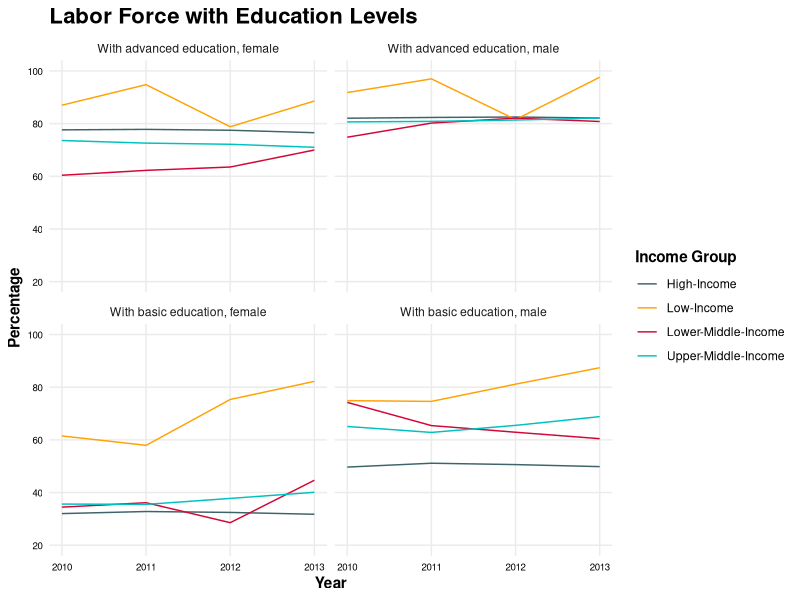
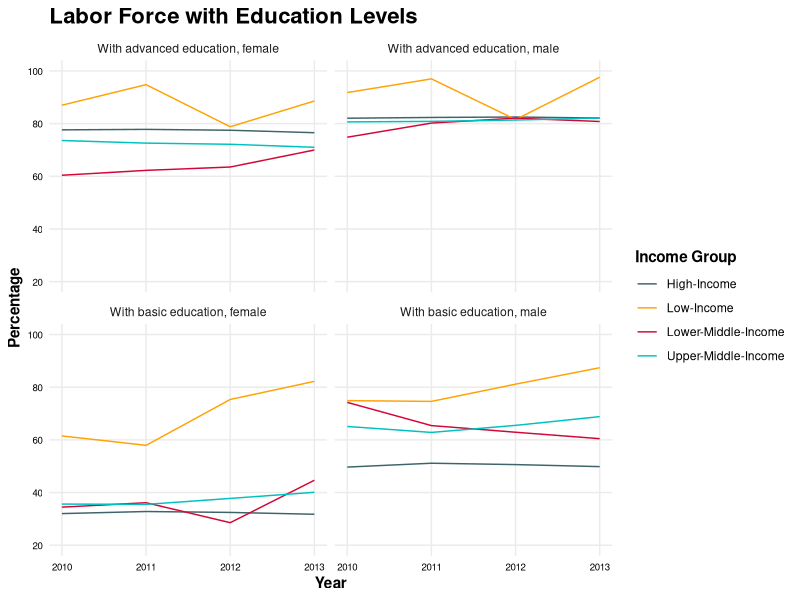
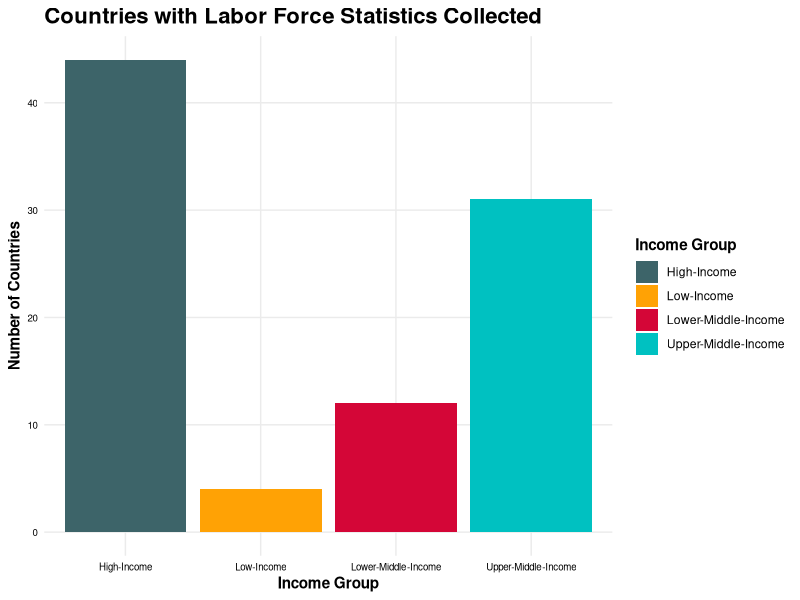

The R source for these figures, in order:
## ---- chunk 1
library(ggplot2)
library(dplyr)
library(tidyr)
## ---- chunk 2
read <- read.csv('../../cleaned_data/labor_force_all.csv')
read <- select(read, -Country.Code, -Indicator.Code)
read$Indicator.Name[read$Indicator.Name == "Labor force with advanced education, female (% of female labor force)"] <- "With advanced education, female"
read$Indicator.Name[read$Indicator.Name == "Labor force with advanced education, male (% of male labor force)"] <- "With advanced education, male"
read$Indicator.Name[read$Indicator.Name == "Labor force with basic education, female (% of female labor force)"] <- "With basic education, female"
read$Indicator.Name[read$Indicator.Name == "Labor force with basic education, male (% of male labor force)"] <- "With basic education, male"
unique_values1 <- unique(read$Indicator.Name)
print(unique_values1)
## ---- chunk 3
# Unpivot the data
read <- pivot_longer(read, cols = -c(1:2), names_to = "Year", values_to = "Value")
read <- na.omit(read)
read$Year <- gsub("X", "", read$Year)
read$Year <- as.numeric(read$Year)
## ---- chunk 4
# Define income groups
low_income <- c(
    "Afghanistan", "Korea, Dem. People's Rep", "South Sudan", "Burkina Faso", "Liberia",
    "Sudan", "Burundi", "Madagascar", "Syrian Arab Republic", "Central African Republic",
    "Malawi", "Togo", "Chad", "Mali", "Uganda", "Congo, Dem. Rep", "Mozambique",
    "Yemen, Rep.", "Eritrea", "Niger", "Ethiopia", "Rwanda", "Gambia, The", "Sierra Leone",
    "Guinea-Bissau", "Somalia"
)

lower_middle_income <- c(
    "Angola", "Jordan", "Philippines", "Algeria", "India", "Samoa", "Bangladesh",
    "Iran, Islamic Rep", "São Tomé and Principe", "Benin", "Kenya", "Senegal", "Bhutan",
    "Kiribati", "Solomon Islands", "Bolivia", "Kyrgyz Republic", "Sri Lanka", "Cabo Verde",
    "Lao PDR", "Tanzania", "Cambodia", "Lebanon", "Tajikistan", "Cameroon", "Lesotho",
    "Timor-Leste", "Comoros", "Mauritania", "Tunisia", "Congo, Rep.", "Micronesia, Fed. Sts.",
    "Ukraine", "Côte d'Ivoire", "Mongolia", "Uzbekistan", "Djibouti", "Morocco", "Vanuatu",
    "Egypt, Arab Rep.", "Myanmar", "Vietnam", "Eswatini", "Nepal", "Zambia", "Ghana",
    "Nicaragua", "Zimbabwe", "Guinea", "Nigeria", "Haiti", "Pakistan", "Honduras",
    "Papua New Guinea"
)

upper_middle_income <- c(
    "Albania", "Fiji", "North Macedonia", "Argentina", "Gabon", "Palau", "Armenia",
    "Georgia", "Paraguay", "Azerbaijan", "Grenada", "Peru", "Belarus", "Guatemala",
    "Russian Federation", "Belize", "Indonesia", "Serbia", "Bosnia and Herzegovina",
    "Iraq", "South Africa", "Botswana", "Jamaica", "St. Lucia", "Brazil", "Kazakhstan",
    "St. Vincent and the Grenadines", "Bulgaria", "Kosovo", "Suriname", "China", "Libya",
    "Thailand", "Colombia", "Malaysia", "Tonga", "Costa Rica", "Maldives", "Türkiye",
    "Cuba", "Marshall Islands", "Turkmenistan", "Dominica", "Mauritius", "Tuvalu",
    "Dominican Republic", "Mexico", "West Bank and Gaza", "El Salvador", "Moldova",
    "Equatorial Guinea", "Montenegro", "Ecuador", "Namibia"
)

high_income <- c(
    "American Samoa", "Germany", "Oman", "Andorra", "Gibraltar", "Panama", "Antigua and Barbuda",
    "Greece", "Poland", "Aruba", "Greenland", "Portugal", "Australia", "Guam", "Puerto Rico",
    "Austria", "Hong Kong SAR, China", "Qatar", "Bahamas, The", "Hungary", "Romania", "Bahrain",
    "Iceland", "San Marino", "Barbados", "Ireland", "Saudi Arabia", "Belgium", "Isle of Man",
    "Seychelles", "Bermuda", "Israel", "Singapore", "British Virgin Islands", "Italy",
    "Sint Maarten (Dutch part)", "Brunei Darussalam", "Japan", "Slovak Republic", "Canada",
    "Korea, Rep.", "Slovenia", "Cayman Islands", "Kuwait", "Spain", "Channel Islands", "Latvia",
    "St. Kitts and Nevis", "Chile", "Liechtenstein", "St. Martin (French part)", "Croatia",
    "Lithuania", "Sweden", "Curaçao", "Luxembourg", "Switzerland", "Cyprus", "Macao SAR, China",
    "Taiwan, China", "Czech Republic", "Malta", "Trinidad and Tobago", "Denmark", "Monaco",
    "Turks and Caicos Islands", "Estonia", "Nauru", "United Arab Emirates", "Faroe Islands",
    "Netherlands", "United Kingdom", "Finland", "New Caledonia", "United States", "France",
    "New Zealand", "Uruguay", "French Polynesia", "Northern Mariana Islands", "Virgin Islands (U.S.)",
    "Guyana", "Norway"
)

# Create income_groups list
income_groups <- list(
    low_income = low_income,
    lower_middle_income = lower_middle_income,
    upper_middle_income = upper_middle_income,
    high_income = high_income
)

## ---- chunk 5
# Assuming you have loaded your dataframe into a variable named df
# And you have already created the income_groups list as provided earlier
# Assuming your dataframe is named "read_df"
# And you have already created the income_groups list as provided earlier

# Function to categorize countries into income groups
categorize_income <- function(country_name) {
  if (country_name %in% income_groups$low_income) {
    return("Low-Income")
  } else if (country_name %in% income_groups$lower_middle_income) {
    return("Lower-Middle-Income")
  } else if (country_name %in% income_groups$upper_middle_income) {
    return("Upper-Middle-Income")
  } else if (country_name %in% income_groups$high_income) {
    return("High-Income")
  } else {
    return(NA) # Handle countries not found in any income group
  }
}

# Apply the function to create a new column with income groupings
read$Income_Group <- sapply(read$Country.Name, categorize_income)


read <- read[!is.na(read$Country.Name), ]

## ---- chunk 6

my_theme <- theme_minimal() +
  theme(
    #plot.background = element_rect(fill = "#2589BD"),
    axis.title.x = element_text(family = "Helvetica", color="black"),
    axis.ticks = element_blank(),
    axis.text = element_text(family = "Helvetica", color="black", size=7),
    plot.subtitle = element_text(family = "Helvetica", face = "italic"),
    #panel.background = element_rect(fill = "#DCEFF9", color="#DCEFF9"),
    panel.grid.minor = element_blank(),
    #panel.grid.major = element_line(color = "#EEF7FC"),
    #legend.key = element_rect(fill = "#EEF7FC", color="#EEF7FC"),
    #legend.background = element_rect(fill="#EEF7FC", color="#124A68"), 
    legend.text = element_text(family = "Helvetica"),
    plot.title = element_text(family = "Helvetica", size = 16, face = "bold"),
    axis.title = element_text(family = "Helvetica", face = "bold"),
    legend.title = element_text(family = "Helvetica", face = "bold"),
    plot.caption = element_text(family = "Helvetica", face = "italic"))

## ---- chunk 7
theme_set(my_theme)
## ---- chunk 8


df <- read[((read$Indicator.Name == "With advanced education, female") | (read$Indicator.Name == "With advanced education, male") | (read$Indicator.Name == "With basic education, female") |
(read$Indicator.Name == "With basic education, male")),]
df <- na.omit(df)

## ---- chunk 9

# Calculate average percentage by income group
df_avg <- aggregate(Value ~ Income_Group + Year + Indicator.Name, data = df, FUN = mean, na.rm = TRUE)

# Filter for the years 2010 to 2013
df_avg <- df_avg[df_avg$Year >= 2010 & df_avg$Year <= 2013, ]


tiana_palette <- c("#3d6469", "#ffa205", "#d40637", "#00c1c1")

# Define the plot function
plot_fun <- function(df, df_label, title) {
  ggplot(df, aes(x = Year, y = Value, color = Income_Group)) +
    geom_line() +
    geom_text(data = df_label, aes(label = Income_Group),
              nudge_x = 0.5, nudge_y = 3, check_overlap = TRUE) +
    scale_color_manual(values = tiana_palette, name = "Country") +
    ylim(20, 100) + 
    labs(title = title,
         x = "Year",
         y = "Percentage") +
    theme(legend.position = "none")
}

# Create facet_wrap plot
facet_plot <- ggplot(df_avg, aes(x = Year, y = Value, color = Income_Group)) +
  geom_line() +
  scale_color_manual(values = tiana_palette, name = "Income Group") +
  ylim(20, 100) +
  labs(title = "Labor Force with Education Levels",
       x = "Year",
       y = "Percentage") +
  facet_wrap(~Indicator.Name)

print(facet_plot)

ggsave("line_plot.png", facet_plot, width = 6, height = 4)
## ---- chunk 10

income_group_count <- df[c('Country.Name', 'Income_Group')]
income_group_count <- unique(income_group_count)

income_group_count <- income_group_count %>%
  group_by(Income_Group) %>%
  summarise(Count = n_distinct(Country.Name))

# Bar Plot to show Count of Country for each Income Group
labor <- ggplot(income_group_count, aes(x = Income_Group, y = Count, fill = Income_Group)) +
  geom_bar(stat = "identity") +
  scale_fill_manual(values = tiana_palette, name = "Income Group") +
  labs(title = "Countries with Labor Force Statistics Collected",
       x = "Income Group",
       y = "Number of Countries")

ggsave("labor_barplot.png", labor, width = 7, height = 4)

